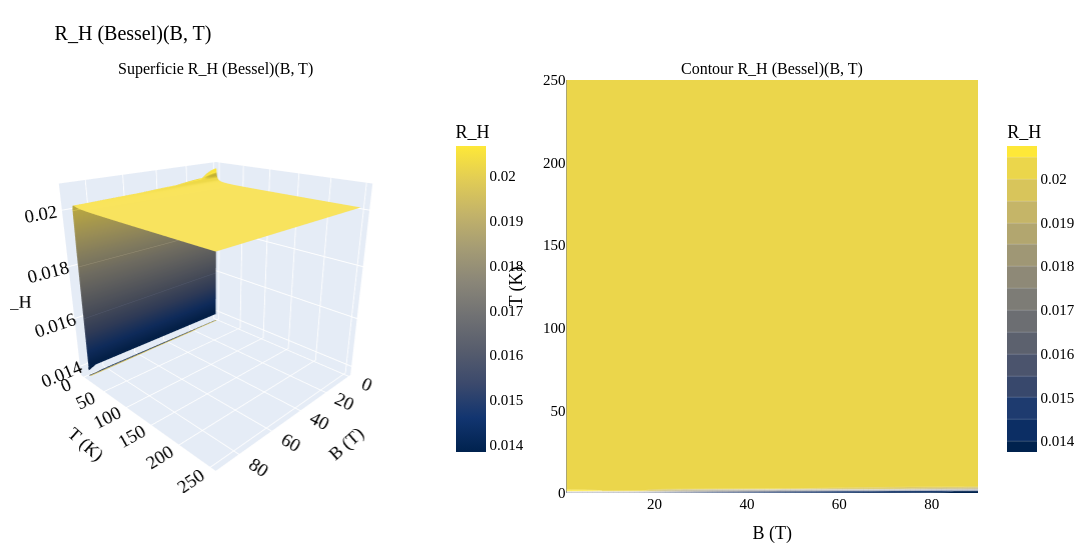

The code cell stored with this chart in its notebook:
### Markdown cell above
---
### Coefficiente di Hall $R_H(B, T)$ — Bessel

$R_H = \dfrac{\rho_{xy}}{B} = -\dfrac{\sigma_{xy}}{B\,(\sigma_{xx}^2 + \sigma_{xy}^2)}$

Nel plateau ($B < B_{\mathrm{ref}}$, dove iv($k,\alpha$) diverge) uso il limite Drude low-field $\omega_c\tau \ll 1$: $\sigma_{xx} \simeq \sigma_0$ costante, $\sigma_{xy}(B) \simeq \sigma_{xy}(B_{\mathrm{ref}})\cdot B/B_{\mathrm{ref}}$ lineare in $B$. In questo regime $R_H \to \sigma_{xy,\mathrm{ref}}/(B_{\mathrm{ref}}\sigma_0^2)$ indipendente da $B$, come atteso.

### Code cell
plot_observable_4panel(
    R_H_B_grid,
    name='R_H (Bessel)', name_tex=r'$R_H$',
    label_plain='R_H',
    label_tex=r'$R_H$',
    cmap='Cividis',
    B_grid_1d=B_grid_1d, T_grid_1d=T_grid_1d,
    B_slices=(5, 20, 40, 60, 80),
)

### Figure 1 — Plotly figure (JSON) as saved in the notebook; plotly's stock layout.template omitted (floating-point values rounded to 4 significant figures; data arrays with more than 128 entries replaced by an {"elided": "..."} marker saying what was removed)
{"data": [{"colorbar": {"len": 0.85, "title": {"text": "R_H"}, "x": 0.45, "y": 0.5}, "colorscale": [[0, "#00224e"], [0.1111, "#123570"], [0.2222, "#3b496c"], [0.3333, "#575d6d"], [0.4444, "#707173"], [0.5556, "#8a8678"], [0.6667, "#a59c74"], [0.7778, "#c3b369"], [0.8889, "#e1cc55"], [1, "#fee838"]], "contours": {"z": {"highlightcolor": "white", "project": {"z": true}, "show": true, "usecolormap": true}}, "hovertemplate": "B = %{x:.1f} T<br>T = %{y:.1f} K<br>R_H = %{z:.4g}<extra></extra>", "scene": "scene", "type": "surface", "x": [1, 2.127, 3.253, 4.38, 5.506, 6.633, 7.759, 8.886, 10.01, 11.14, 12.27, 13.39, 14.52, 15.65, 16.77, 17.9, 19.03, 20.15, 21.28, 22.41, 23.53, 24.66, 25.78, 26.91, 28.04, 29.16, 30.29, 31.42, 32.54, 33.67, 34.8, 35.92, 37.05, 38.18, 39.3, 40.43, 41.56, 42.68, 43.81, 44.94, 46.06, 47.19, 48.32, 49.44, 50.57, 51.7, 52.82, 53.95, 55.08, 56.2, 57.33, 58.46, 59.58, 60.71, 61.84, 62.96, 64.09, 65.22, 66.34, 67.47, 68.59, 69.72, 70.85, 71.97, 73.1, 74.23, 75.35, 76.48, 77.61, 78.73, 79.86, 80.99, 82.11, 83.24, 84.37, 85.49, 86.62, 87.75, 88.87, 90], "y": {"elided": "200 float values"}, "z": {"elided": "200x80 float values"}}, {"autocontour": true, "colorbar": {"len": 0.85, "title": {"text": "R_H"}, "x": 1.02, "y": 0.5}, "colorscale": [[0, "#00224e"], [0.1111, "#123570"], [0.2222, "#3b496c"], [0.3333, "#575d6d"], [0.4444, "#707173"], [0.5556, "#8a8678"], [0.6667, "#a59c74"], [0.7778, "#c3b369"], [0.8889, "#e1cc55"], [1, "#fee838"]], "contours": {"end": 0.0205, "labelfont": {"color": "white", "size": 11}, "showlabels": true, "size": 0.0005, "start": 0.014}, "hovertemplate": "B = %{x:.1f} T<br>T = %{y:.1f} K<br>R_H = %{z:.4g}<extra></extra>", "line": {"color": "rgba(255,255,255,0.4)", "width": 0.5}, "type": "contour", "x": [1, 2.127, 3.253, 4.38, 5.506, 6.633, 7.759, 8.886, 10.01, 11.14, 12.27, 13.39, 14.52, 15.65, 16.77, 17.9, 19.03, 20.15, 21.28, 22.41, 23.53, 24.66, 25.78, 26.91, 28.04, 29.16, 30.29, 31.42, 32.54, 33.67, 34.8, 35.92, 37.05, 38.18, 39.3, 40.43, 41.56, 42.68, 43.81, 44.94, 46.06, 47.19, 48.32, 49.44, 50.57, 51.7, 52.82, 53.95, 55.08, 56.2, 57.33, 58.46, 59.58, 60.71, 61.84, 62.96, 64.09, 65.22, 66.34, 67.47, 68.59, 69.72, 70.85, 71.97, 73.1, 74.23, 75.35, 76.48, 77.61, 78.73, 79.86, 80.99, 82.11, 83.24, 84.37, 85.49, 86.62, 87.75, 88.87, 90], "xaxis": "x", "y": {"elided": "200 float values"}, "yaxis": "y", "z": {"elided": "200x80 float values"}}], "layout": {"annotations": [{"font": {"size": 16}, "showarrow": false, "text": "Superficie R_H (Bessel)(B, T)", "x": 0.2125, "xanchor": "center", "xref": "paper", "y": 1, "yanchor": "bottom", "yref": "paper"}, {"font": {"size": 16}, "showarrow": false, "text": "Contour R_H (Bessel)(B, T)", "x": 0.7875, "xanchor": "center", "xref": "paper", "y": 1, "yanchor": "bottom", "yref": "paper"}], "font": {"color": "black", "family": "serif", "size": 15}, "height": 550, "margin": {"b": 10, "l": 10, "r": 10, "t": 80}, "scene": {"aspectmode": "auto", "aspectratio": {"x": 1, "y": 1, "z": 1}, "camera": {"eye": {"x": 1.6, "y": 1.6, "z": 0.9}}, "domain": {"x": [0, 0.425], "y": [0, 1]}, "xaxis": {"title": {"text": "B (T)"}, "type": "linear"}, "yaxis": {"title": {"text": "T (K)"}, "type": "linear"}, "zaxis": {"title": {"text": "R_H"}, "type": "linear"}}, "title": {"font": {"color": "black", "family": "serif", "size": 20}, "text": "R_H (Bessel)(B, T)"}, "width": 1200, "xaxis": {"anchor": "y", "autorange": true, "domain": [0.575, 1], "range": [1, 90], "title": {"text": "B (T)"}, "type": "linear"}, "yaxis": {"anchor": "x", "autorange": true, "domain": [0, 1], "range": [0, 250], "title": {"text": "T (K)"}, "type": "linear"}}}
